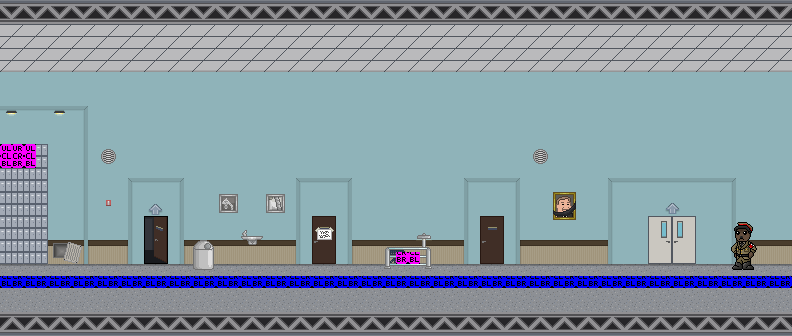

Tiled map render using the project's own tile images. Description and the map definition, with tile-layer contents summarised, below:
An orthogonal 33x14 tile map with 24x24 px tiles, 3 tile layers (bg, walldeco, collision), 2 tilesets and 12 objects (9x info, 3x door).

<map version="1.0" orientation="orthogonal" width="33" height="14" tilewidth="24" tileheight="24">
 <properties>
 </properties>
 <tileset firstgid="1" name="acschool" tilewidth="24" tileheight="24">
  <image source="../images/tilesets/acschool.png" width="264" height="240" />
 </tileset>
 <tileset firstgid="111" name="collisions" tilewidth="24" tileheight="24">
  <image source="../images/tilesets/collisions.png" width="632" height="512" />
 </tileset>
 <layer name="bg" width="33" height="14">
  <data>[462 cells, 462 non-empty, 19 distinct tile ids]</data>
 </layer>
 <layer name="walldeco" width="33" height="14">
  <data>[462 cells, 33 non-empty, 30 distinct tile ids]</data>
 </layer>
 <layer name="collision" width="33" height="14">
  <data>[462 cells, 37 non-empty, 5 distinct tile ids]</data>
 </layer>
 <objectgroup name="nodes" width="33" height="14">
  <object name="main" type="door" x="48" y="216" width="24" height="60" />
  <object type="info" x="97" y="195" width="21" height="64">
   <properties>
    <property name="info" value="This fire alarm is maintained perfectly.|It is also a real alarm." />
   </properties>
  </object>
  <object type="door" x="649" y="216" width="48" height="60">
   <properties>
    <property name="level" value="greendale-exterior" />
    <property name="to" value="acexit" />
   </properties>
  </object>
  <object type="info" x="310" y="214" width="24" height="48">
   <properties>
    <property name="info" value="There is a note on the door. | It reads...'Saturday's yoga class will be postponed.'" />
   </properties>
  </object>
  <object type="info" x="240" y="224" width="22" height="40">
   <properties>
    <property name="info" value="The fountain is polished to the perfect shine.|It is also free to drink from." />
   </properties>
  </object>
  <object type="info" x="478" y="215" width="24" height="48">
   <properties>
    <property name="info" value="You hear crazed ranting on the other side of the door.|It's best not to go inside - Dennis has probably gotten into the coke again." />
   </properties>
  </object>
  <object type="info" x="553" y="192" width="21" height="71">
   <properties>
    <property name="info" value="In memory of Vice Dean Robert Laybourne.|May his breeze join the wind." />
   </properties>
  </object>
  <object type="info" x="51" y="209" width="21" height="65">
   <properties>
    <property name="info" value="It's too difficult to squeeze back in." />
   </properties>
  </object>
  <object type="info" x="380" y="237" width="55" height="30">
   <properties>
    <property name="info" value="This shelf is full of repair-it-yourself books.|...Also one recipe book on paninis." />
   </properties>
  </object>
  <object type="info" x="728" y="217" width="27" height="65">
   <properties>
    <property name="info" value="NEIN!!!" />
   </properties>
  </object>
  <object type="info" x="192" y="230" width="22" height="40">
   <properties>
    <property name="info" value="This trashcan is so clean you can eat out of it.|Sadly, there is nothing edible inside." />
   </properties>
  </object>
  <object name="sunchamber" type="door" x="144" y="216" width="24" height="60">
   <properties>
    <property name="level" value="sunchamber" />
    <property name="to" value="main" />
   </properties>
  </object>
 </objectgroup>
</map>
